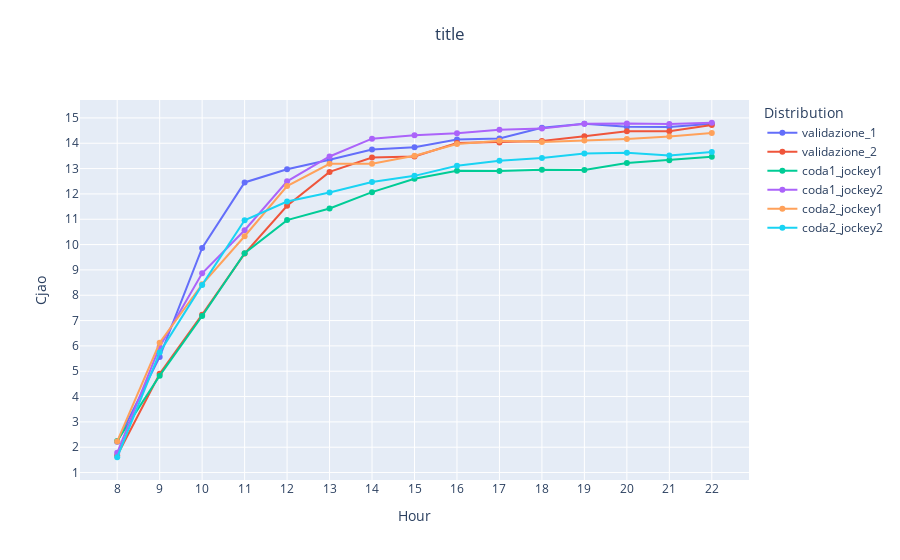

Here is the notebook cell this chart was saved with:
### Markdown cell above
## Average waiting time

### Code cell
# Average waiting time
normalize = False

fig =  go.Figure()

fig = add_simulation_to_plot(fig, df_simulations, 'validazione_1', "Avg_waiting_times_standard", normalize=normalize)
fig = add_simulation_to_plot(fig, df_simulations, 'validazione_2', "Avg_waiting_times_standard", normalize=normalize)
fig = add_simulation_to_plot(fig, df_simulations, 'coda1_jockey1', "Avg_waiting_times_standard", normalize=normalize)
fig = add_simulation_to_plot(fig, df_simulations, 'coda1_jockey2', "Avg_waiting_times_standard", normalize=normalize)
fig = add_simulation_to_plot(fig, df_simulations, 'coda2_jockey1', "Avg_waiting_times_standard", normalize=normalize)
fig = add_simulation_to_plot(fig, df_simulations, 'coda2_jockey2', "Avg_waiting_times_standard", normalize=normalize)


fig = decorate_figure(fig,
    title="Average waiting time",
    y_axis_title="Value", dtick=1)
fig = fig.update_layout(
        title={
            'text': "title" ,
            'y':0.95,
            'x':0.5,
            'xanchor': 'center',
            'yanchor': 'top'},
        xaxis_title="Hour",
        yaxis_title="Cjao",
        legend_title="Distribution",
    )

fig.show()

### Figure 1 — Plotly figure (JSON) as saved in the notebook; plotly's stock layout.template omitted (floating-point values rounded to 4 significant figures)
{"data": [{"mode": "lines+markers", "name": "validazione_1", "type": "scatter", "x": [8, 9, 10, 11, 12, 13, 14, 15, 16, 17, 18, 19, 20, 21, 22], "y": [2.213, 5.565, 9.866, 12.45, 12.97, 13.35, 13.75, 13.84, 14.15, 14.19, 14.61, 14.77, 14.65, 14.64, 14.77]}, {"mode": "lines+markers", "name": "validazione_2", "type": "scatter", "x": [8, 9, 10, 11, 12, 13, 14, 15, 16, 17, 18, 19, 20, 21, 22], "y": [1.674, 4.899, 7.234, 9.643, 11.53, 12.87, 13.43, 13.48, 14.01, 14.03, 14.09, 14.28, 14.47, 14.48, 14.72]}, {"mode": "lines+markers", "name": "coda1_jockey1", "type": "scatter", "x": [8, 9, 10, 11, 12, 13, 14, 15, 16, 17, 18, 19, 20, 21, 22], "y": [2.245, 4.826, 7.18, 9.661, 10.97, 11.43, 12.07, 12.6, 12.92, 12.9, 12.96, 12.94, 13.22, 13.33, 13.47]}, {"mode": "lines+markers", "name": "coda1_jockey2", "type": "scatter", "x": [8, 9, 10, 11, 12, 13, 14, 15, 16, 17, 18, 19, 20, 21, 22], "y": [1.781, 5.967, 8.863, 10.57, 12.5, 13.48, 14.18, 14.32, 14.39, 14.53, 14.58, 14.76, 14.78, 14.76, 14.81]}, {"mode": "lines+markers", "name": "coda2_jockey1", "type": "scatter", "x": [8, 9, 10, 11, 12, 13, 14, 15, 16, 17, 18, 19, 20, 21, 22], "y": [2.228, 6.123, 8.433, 10.33, 12.31, 13.19, 13.19, 13.5, 13.97, 14.09, 14.05, 14.1, 14.17, 14.27, 14.4]}, {"mode": "lines+markers", "name": "coda2_jockey2", "type": "scatter", "x": [8, 9, 10, 11, 12, 13, 14, 15, 16, 17, 18, 19, 20, 21, 22], "y": [1.604, 5.741, 8.408, 10.96, 11.7, 12.05, 12.47, 12.71, 13.11, 13.31, 13.42, 13.59, 13.63, 13.51, 13.66]}], "layout": {"legend": {"title": {"text": "Distribution"}}, "title": {"text": "title", "x": 0.5, "xanchor": "center", "y": 0.95, "yanchor": "top"}, "xaxis": {"dtick": 1, "tick0": 0, "tickmode": "linear", "title": {"text": "Hour"}}, "yaxis": {"dtick": 1, "tick0": 0, "tickmode": "linear", "title": {"text": "Cjao"}}}}
